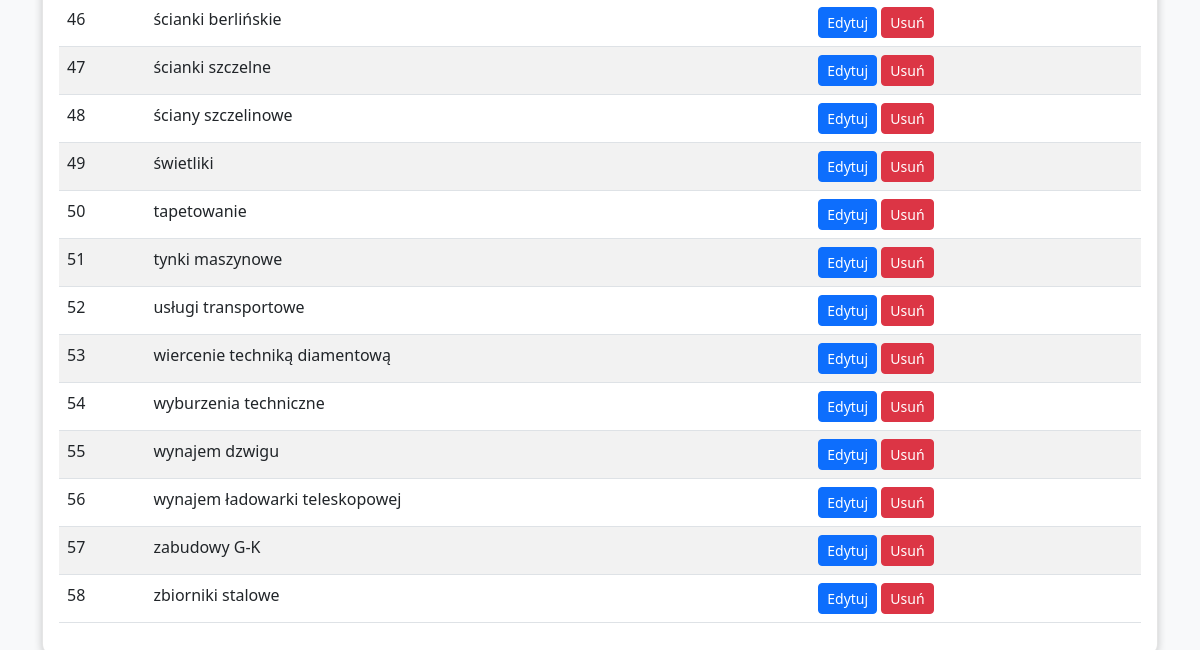
Before: /specialties (lower part) with the older database file.
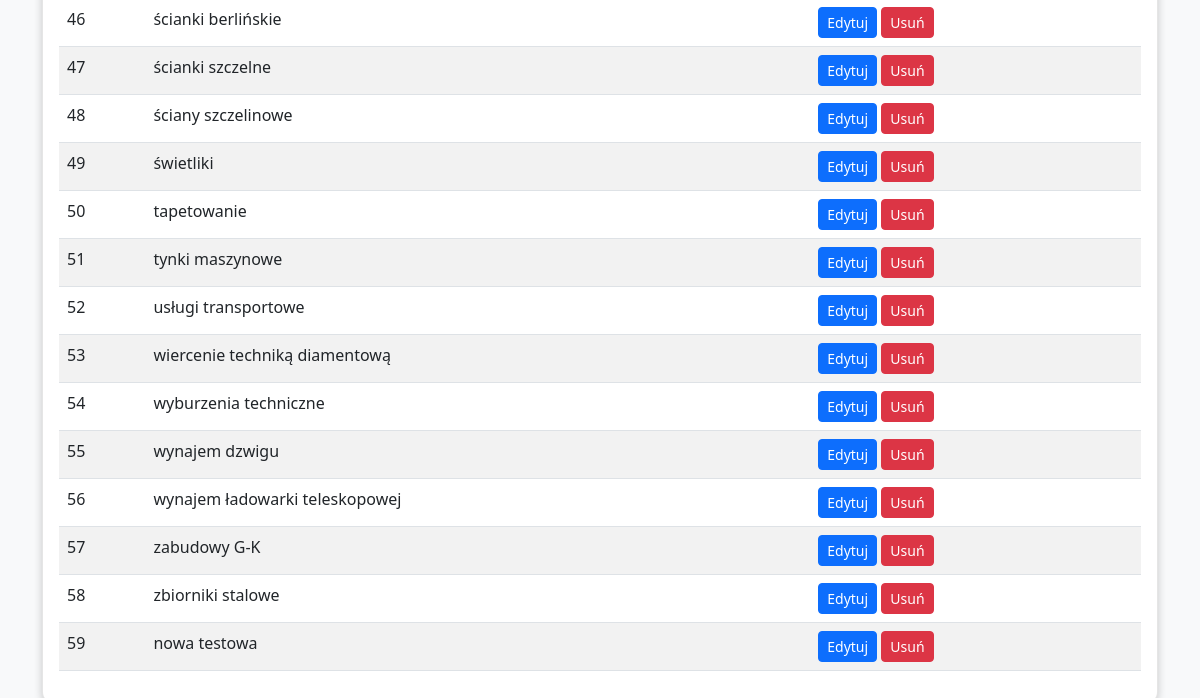
After: the same page with the newer database file.
### app/models.py (models this page shows)
class Specjalnosci(db.Model):
    __tablename__ = 'SPECJALNOSCI'
    ID_SPECJALNOSCI = db.Column(db.Integer, primary_key=True)
    Specjalnosc = db.Column(db.Text)
    firmy_specjalnosci = db.relationship('FirmySpecjalnosci', backref='specjalnosc', lazy='dynamic')

### app/routes.py (the view)
@main.route('/specialties')
def list_specialties():
    specialties = Specjalnosci.query.all()
    return render_template('specialties.html', items=specialties, title='Specjalności')

### app/templates/specialties.html (shortened to what this page needs)
{% extends 'base.html' %}
{% block content %}
<div class="row">
    <div class="col-12">
        <div class="card">
            <div class="card-body">
                <table class="table table-striped">
                    <tbody>
                        {% for item in items %}
                        <tr>
                            <td>{{ item.ID_SPECJALNOSCI }}</td>
                            <td>{{ item.Specjalnosc }}</td>
                            <td>
                                <a href="{{ url_for('main.edit_specialty', id=item.ID_SPECJALNOSCI) }}" class="btn btn-sm btn-primary">Edytuj</a>
                                <form action="{{ url_for('main.delete_specialty', id=item.ID_SPECJALNOSCI) }}" method="POST" style="display: inline;">
                                    <button type="submit" class="btn btn-sm btn-danger" onclick="return confirm('Czy na pewno chcesz usunąć tę specjalność?');">Usuń</button>
                                </form>
                            </td>
                        </tr>
                        {% endfor %}
                    </tbody>
                </table>
            </div>
        </div>
    </div>
</div>
{% endblock %}

Changed rows visible on the page:
added Specjalnosci: ID_SPECJALNOSCI "59", Specjalnosc "nowa testowa"
